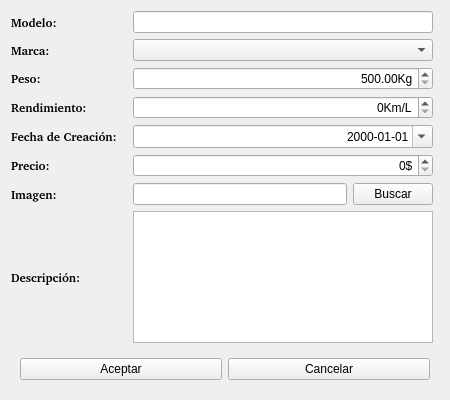
<?xml version="1.0" encoding="UTF-8"?>
<ui version="4.0">
 <class>Form</class>
 <widget class="QWidget" name="Form">
  <property name="geometry">
   <rect>
    <x>0</x>
    <y>0</y>
    <width>450</width>
    <height>400</height>
   </rect>
  </property>
  <property name="minimumSize">
   <size>
    <width>450</width>
    <height>400</height>
   </size>
  </property>
  <property name="windowTitle">
   <string>Modelo</string>
  </property>
  <layout class="QGridLayout" name="gridLayout">
   <item row="4" column="2" colspan="2">
    <widget class="QDateEdit" name="n_fecha">
     <property name="alignment">
      <set>Qt::AlignRight|Qt::AlignTrailing|Qt::AlignVCenter</set>
     </property>
     <property name="displayFormat">
      <string>yyyy-MM-dd</string>
     </property>
     <property name="calendarPopup">
      <bool>true</bool>
     </property>
    </widget>
   </item>
   <item row="0" column="0">
    <widget class="QLabel" name="label_6">
     <property name="font">
      <font>
       <family>Noto Sans [unknown]</family>
       <weight>75</weight>
       <bold>true</bold>
      </font>
     </property>
     <property name="text">
      <string>Modelo:</string>
     </property>
    </widget>
   </item>
   <item row="1" column="0">
    <widget class="QLabel" name="label_8">
     <property name="font">
      <font>
       <family>Noto Sans [unknown]</family>
       <weight>75</weight>
       <bold>true</bold>
      </font>
     </property>
     <property name="text">
      <string>Marca:</string>
     </property>
    </widget>
   </item>
   <item row="6" column="0">
    <widget class="QLabel" name="label_3">
     <property name="font">
      <font>
       <family>Noto Sans [unknown]</family>
       <weight>75</weight>
       <bold>true</bold>
      </font>
     </property>
     <property name="text">
      <string>Imagen:</string>
     </property>
    </widget>
   </item>
   <item row="0" column="2" colspan="2">
    <widget class="QLineEdit" name="n_modelo"/>
   </item>
   <item row="6" column="2">
    <widget class="QLineEdit" name="n_img"/>
   </item>
   <item row="6" column="3">
    <widget class="QPushButton" name="open_qfile">
     <property name="text">
      <string>Buscar</string>
     </property>
    </widget>
   </item>
   <item row="7" column="2" colspan="2">
    <widget class="QTextEdit" name="n_descrip"/>
   </item>
   <item row="5" column="0">
    <widget class="QLabel" name="label_5">
     <property name="font">
      <font>
       <family>Noto Sans [unknown]</family>
       <weight>75</weight>
       <bold>true</bold>
      </font>
     </property>
     <property name="text">
      <string>Precio:</string>
     </property>
    </widget>
   </item>
   <item row="7" column="0">
    <widget class="QLabel" name="label_7">
     <property name="font">
      <font>
       <family>Noto Sans [unknown]</family>
       <weight>75</weight>
       <bold>true</bold>
      </font>
     </property>
     <property name="text">
      <string>Descripción:</string>
     </property>
    </widget>
   </item>
   <item row="1" column="2" colspan="2">
    <widget class="QComboBox" name="n_marca"/>
   </item>
   <item row="2" column="0">
    <widget class="QLabel" name="label">
     <property name="font">
      <font>
       <family>Noto Sans [unknown]</family>
       <weight>75</weight>
       <bold>true</bold>
      </font>
     </property>
     <property name="text">
      <string>Peso:</string>
     </property>
    </widget>
   </item>
   <item row="9" column="0" colspan="5">
    <widget class="QWidget" name="widget" native="true">
     <layout class="QHBoxLayout" name="horizontalLayout">
      <item>
       <widget class="QPushButton" name="acepta_mod">
        <property name="text">
         <string>Aceptar</string>
        </property>
       </widget>
      </item>
      <item>
       <widget class="QPushButton" name="cancel">
        <property name="text">
         <string>Cancelar</string>
        </property>
       </widget>
      </item>
     </layout>
    </widget>
   </item>
   <item row="3" column="0">
    <widget class="QLabel" name="label_2">
     <property name="font">
      <font>
       <family>Noto Sans [unknown]</family>
       <weight>75</weight>
       <bold>true</bold>
      </font>
     </property>
     <property name="text">
      <string>Rendimiento:</string>
     </property>
    </widget>
   </item>
   <item row="4" column="0">
    <widget class="QLabel" name="label_4">
     <property name="font">
      <font>
       <family>Noto Sans [unknown]</family>
       <weight>75</weight>
       <bold>true</bold>
      </font>
     </property>
     <property name="text">
      <string>Fecha de Creación: </string>
     </property>
    </widget>
   </item>
   <item row="2" column="2" colspan="2">
    <widget class="QDoubleSpinBox" name="n_peso">
     <property name="alignment">
      <set>Qt::AlignRight|Qt::AlignTrailing|Qt::AlignVCenter</set>
     </property>
     <property name="prefix">
      <string/>
     </property>
     <property name="suffix">
      <string>Kg</string>
     </property>
     <property name="minimum">
      <double>500.000000000000000</double>
     </property>
     <property name="maximum">
      <double>9999.000000000000000</double>
     </property>
    </widget>
   </item>
   <item row="3" column="2" colspan="2">
    <widget class="QSpinBox" name="n_rend">
     <property name="alignment">
      <set>Qt::AlignRight|Qt::AlignTrailing|Qt::AlignVCenter</set>
     </property>
     <property name="suffix">
      <string>Km/L</string>
     </property>
     <property name="maximum">
      <number>999</number>
     </property>
    </widget>
   </item>
   <item row="5" column="2" colspan="2">
    <widget class="QSpinBox" name="n_precio">
     <property name="alignment">
      <set>Qt::AlignRight|Qt::AlignTrailing|Qt::AlignVCenter</set>
     </property>
     <property name="suffix">
      <string>$</string>
     </property>
     <property name="maximum">
      <number>999999999</number>
     </property>
    </widget>
   </item>
  </layout>
 </widget>
 <resources/>
 <connections/>
</ui>
